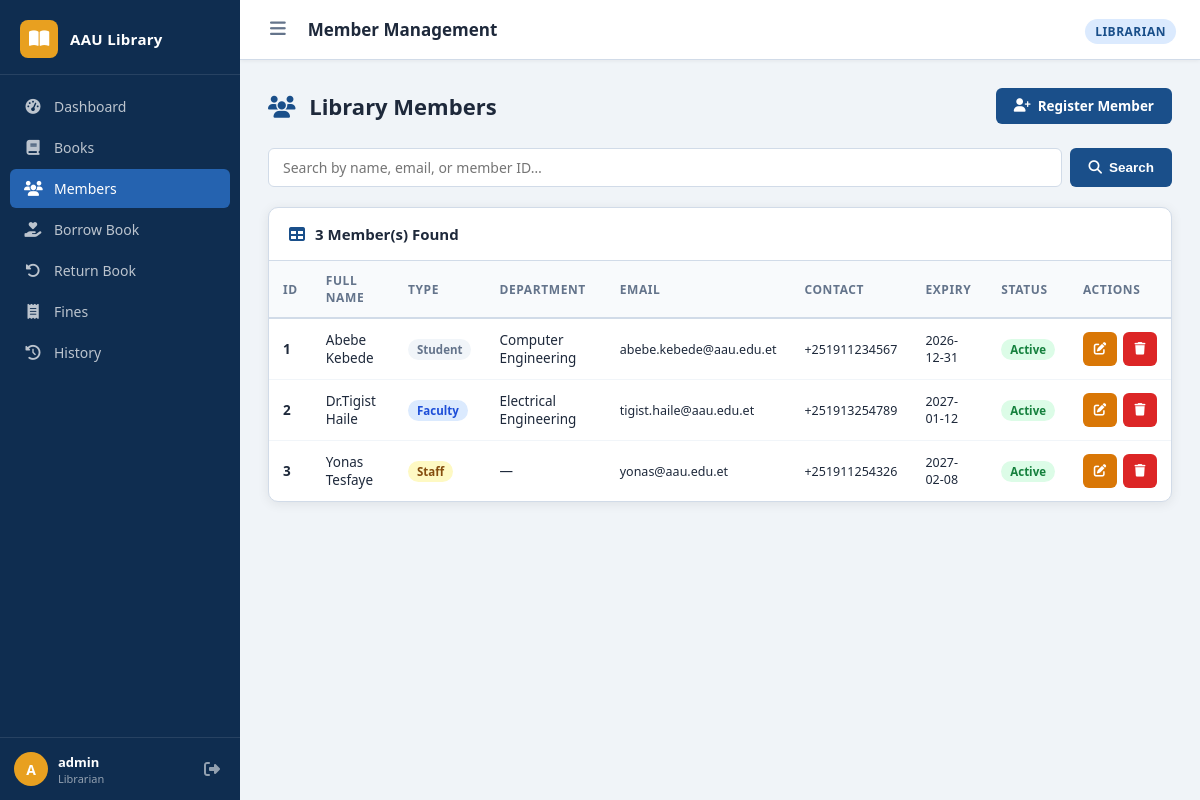
/members (signed in), run on the app's committed database.
### tables this page shows
CREATE TABLE members (
    member_id       INTEGER PRIMARY KEY AUTOINCREMENT,
    full_name       VARCHAR(100) NOT NULL,
    department      VARCHAR(50),
    contact_number  VARCHAR(20),
    email           VARCHAR(100),
    membership_type VARCHAR(20)  NOT NULL CHECK(membership_type IN ('Student','Faculty','Staff')),
    start_date      DATE         NOT NULL,
    expiry_date     DATE         NOT NULL,
    status          VARCHAR(20)  NOT NULL DEFAULT 'Active'
                    CHECK(status IN ('Active','Suspended')),
    created_at      DATETIME DEFAULT CURRENT_TIMESTAMP
);

### app.py (the view)
@app.route('/members')
@login_required
def members():
    query = request.args.get('q', '')
    member_list = MemberService.search(query)
    return render_template('members.html', members=member_list, query=query)

### app.py (called while the page is built)
def login_required(f):
    @wraps(f)
    def decorated(*args, **kwargs):
        if 'user_id' not in session:
            flash('Please log in to continue.', 'warning')
            return redirect(url_for('login'))
        return f(*args, **kwargs)
    return decorated

### dao/db_connection.py (called while the page is built)
def get_connection():
    conn = sqlite3.connect(DB_PATH, timeout=10)
    conn.row_factory = sqlite3.Row
    conn.execute("PRAGMA foreign_keys = ON")
    return conn

### dao/member_dao.py (called while the page is built)
    @staticmethod
    def get_all():
        conn = get_connection()
        rows = conn.execute("SELECT * FROM members ORDER BY member_id ASC").fetchall()
        conn.close()
        return [dict(r) for r in rows]

### services/book_member_service.py (called while the page is built)
    @staticmethod
    def search(query):
        if not query or not query.strip():
            return MemberDAO.get_all()
        return MemberDAO.search(query.strip())

### templates/members.html (shortened to what this page needs)
{% extends 'base.html' %}
{% block page_title %}Member Management{% endblock %}
{% block content %}
<div class="page-header">
  <h1><i class="fas fa-users"></i> Library Members</h1>
  <a href="{{ url_for('add_member') }}" class="btn btn-primary">
    <i class="fas fa-user-plus"></i> Register Member
  </a>
</div>
<form class="search-bar" method="GET">
  <input type="text" name="q" value="{{ query }}"
         placeholder="Search by name, email, or member ID…">
  <button type="submit" class="btn btn-primary"><i class="fas fa-search"></i> Search</button>
</form>
<div class="card">
  <div class="card-header">
    <i class="fas fa-table" style="color:var(--primary)"></i>
    <h2>{{ members|length }} Member(s) Found</h2>
  </div>
  <div class="table-wrap">
    {% if members %}
    <table>
      <thead>
        <tr>
          <th>ID</th>
          <th>Full Name</th>
          <th>Type</th>
          <th>Department</th>
          <th>Email</th>
          <th>Contact</th>
          <th>Expiry</th>
          <th>Status</th>
          <th>Actions</th>
        </tr>
      </thead>
      <tbody>
        {% for m in members %}
        <tr>
          <td><strong>{{ m.member_id }}</strong></td>
          <td>{{ m.full_name }}</td>
          <td>
            <span class="badge
              {% if m.membership_type == 'Faculty' %}badge-info
              {% elif m.membership_type == 'Staff' %}badge-warning
              {% else %}badge-secondary{% endif %}">
              {{ m.membership_type }}
            </span>
          </td>
          <td>{{ m.department or '—' }}</td>
          <td style="font-size:12.5px">{{ m.email or '—' }}</td>
          <td style="font-size:12.5px">{{ m.contact_number or '—' }}</td>
          <td style="font-size:12.5px">{{ m.expiry_date }}</td>
          <td>
            <span class="badge {{ 'badge-success' if m.status == 'Active' else 'badge-danger' }}">
              {{ m.status }}
            </span>
          </td>
          <td>
            <div style="display:flex;gap:6px;">
              <a href="{{ url_for('edit_member', member_id=m.member_id) }}"
                 class="btn btn-warning btn-sm btn-icon" title="Edit">
                <i class="fas fa-edit"></i>
              </a>
              {% if session.role == 'Librarian' %}
              <form id="del-mem-{{ m.member_id }}" method="POST"
                    action="{{ url_for('delete_member', member_id=m.member_id) }}">
                <button type="button" class="btn btn-danger btn-sm btn-icon" title="Delete"
                        onclick="confirmDelete('del-mem-{{ m.member_id }}', '{{ m.full_name|replace("'","\\'")|e }}')">
                  <i class="fas fa-trash"></i>
                </button>
              </form>
              {% endif %}
            </div>
          </td>
        </tr>
        {% endfor %}
      </tbody>
    </table>
    {% else %}
    <div class="empty-state">
      <i class="fas fa-users"></i>
      <p>No members found{% if query %} for "{{ query }}"{% endif %}.</p>
    </div>
    {% endif %}
  </div>
</div>
{% endblock %}

### static/css/style.css (style rules this page uses)
:root { --primary: #1a4f8a; --primary-light: #2563b0; --primary-dark: #0f2d50; --accent: #e8a020; --accent-light: #f5b942; --success: #16a34a; --danger: #dc2626; --warning: #d97706; --info: #0284c7; --sidebar-w: 240px; --sidebar-bg: #0f2d50; --topbar-h: 60px; --bg: #f0f4f8; --card-bg: #ffffff; --border: #d1dbe8; --text: #1e293b; --text-muted: #64748b; --radius: 10px; --radius-sm: 6px; --shadow: 0 2px 12px rgba(0,0,0,.08); --shadow-lg: 0 8px 30px rgba(0,0,0,.14); --font: 'Segoe UI', system-ui, -apple-system, sans-serif; }
*, *::before, *::after { box-sizing: border-box; margin: 0; padding: 0; }
body { font-family: var(--font); background: var(--bg); color: var(--text); display: flex; min-height: 100vh; }
.page-header { display: flex; align-items: center; justify-content: space-between; margin-bottom: 24px; }
.page-header h1 { font-size: 22px; font-weight: 700; color: var(--text); }
.page-header h1 i { color: var(--primary); margin-right: 8px; }
.card { background: var(--card-bg); border-radius: var(--radius); border: 1px solid var(--border); box-shadow: var(--shadow); overflow: hidden; }
.card-header { padding: 16px 20px; border-bottom: 1px solid var(--border); display: flex; align-items: center; gap: 10px; }
.card-header h2 { font-size: 15px; font-weight: 700; color: var(--text); flex: 1; }
.table-wrap { overflow-x: auto; }
table { width: 100%; border-collapse: collapse; font-size: 13.5px; }
thead tr { background: #f8fafc; }
th { padding: 11px 14px; text-align: left; font-weight: 700; font-size: 12px; text-transform: uppercase; letter-spacing: .6px; color: var(--text-muted); border-bottom: 2px solid var(--border); }
td { padding: 12px 14px; border-bottom: 1px solid #f1f5f9; color: var(--text); vertical-align: middle; }
tr:last-child td { border-bottom: none; }
.badge { display: inline-flex; align-items: center; gap: 4px; padding: 3px 9px; border-radius: 20px; font-size: 11.5px; font-weight: 600; }
.badge-success { background: #dcfce7; color: #15803d; }
.badge-warning { background: #fef9c3; color: #854d0e; }
.badge-info { background: #dbeafe; color: #1d4ed8; }
.badge-secondary { background: #f1f5f9; color: #64748b; }
.btn { display: inline-flex; align-items: center; gap: 7px; padding: 9px 18px; border-radius: var(--radius-sm); border: none; cursor: pointer; font-size: 13.5px; font-weight: 600; text-decoration: none; transition: all .18s; white-space: nowrap; }
.btn-primary { background: var(--primary); color: white; }
.btn-danger { background: var(--danger); color: white; }
.btn-warning { background: var(--warning); color: white; }
.btn-sm { padding: 6px 12px; font-size: 12.5px; }
.btn-icon { padding: 7px; width: 34px; height: 34px; justify-content: center; }
.search-bar { display: flex; gap: 8px; margin-bottom: 20px; }
.search-bar input { flex: 1; padding: 9px 14px; border: 1.5px solid var(--border); border-radius: var(--radius-sm); font-size: 14px; font-family: var(--font); outline: none; transition: border-color .18s; }

### data on the page
members: member_id "1", full_name "Abebe Kebede", membership_type "Student", department "Computer Engineering", email "abebe.kebede@aau.edu.et", contact_number "+251911234567", expiry_date "2026-12-31", status "Active"
members: member_id "2", full_name "Dr.Tigist Haile", membership_type "Faculty", department "Electrical Engineering", email "tigist.haile@aau.edu.et", contact_number "+251913254789", expiry_date "2027-01-12", status "Active"
members: member_id "3", full_name "Yonas Tesfaye", membership_type "Staff", department "—", email "yonas@aau.edu.et", contact_number "+251911254326", expiry_date "2027-02-08", status "Active"

### other printed values
{{ session.username[0]|upper }} "A"
{{ session.username }} "admin"
{{ session.role }} "Librarian"
{{ session.role }} "LIBRARIAN"
{{ members|length }} "3"
